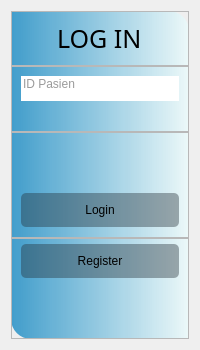
         <widget class="QWidget" name="login_page">
          <property name="maximumSize">
           <size>
            <width>16777215</width>
            <height>16777215</height>
           </size>
          </property>
          <property name="layoutDirection">
           <enum>Qt::RightToLeft</enum>
          </property>
          <property name="styleSheet">
           <string notr="true">#frame_login_main
{
	background-color: qlineargradient(spread:pad, x1:0, y1:0, x2:1, y2:0, stop:0 rgba(50, 150,200, 235), stop:1 rgba(235, 255, 255, 155));
	border-top-right-radius: 20px;
	border-bottom-left-radius: 20px;
}

#frame_login_blogin QPushButton{
padding: 10px;
border-radius: 5px;
background-color: rgba(33, 43, 51, 100);
}

#frame_login_bregister QPushButton{
padding: 10px;
border-radius: 5px;
background-color: rgba(33, 43, 51, 100);
}


#frame_login_blogin QPushButton:hover
{
	border-radius: 10px;
	background-color: rgb(120, 157, 186);
}

#frame_login_bregister QPushButton:hover
{
	border-radius: 10px;
	background-color: rgb(120, 157, 186);
}

#label_login_main
{
	font-size: 25px; 
}</string>
          </property>
          <layout class="QHBoxLayout" name="horizontalLayout_12">
           <property name="leftMargin">
            <number>11</number>
           </property>
           <property name="rightMargin">
            <number>11</number>
           </property>
           <item>
            <widget class="QFrame" name="frame_login_main">
             <property name="minimumSize">
              <size>
               <width>0</width>
               <height>0</height>
              </size>
             </property>
             <property name="maximumSize">
              <size>
               <width>400</width>
               <height>500</height>
              </size>
             </property>
             <property name="styleSheet">
              <string notr="true"/>
             </property>
             <property name="frameShape">
              <enum>QFrame::StyledPanel</enum>
             </property>
             <property name="frameShadow">
              <enum>QFrame::Raised</enum>
             </property>
             <layout class="QVBoxLayout" name="verticalLayout_4">
              <property name="spacing">
               <number>0</number>
              </property>
              <property name="leftMargin">
               <number>0</number>
              </property>
              <property name="topMargin">
               <number>0</number>
              </property>
              <property name="rightMargin">
               <number>0</number>
              </property>
              <property name="bottomMargin">
               <number>0</number>
              </property>
              <item>
               <widget class="QFrame" name="frame_login_label">
                <property name="frameShape">
                 <enum>QFrame::StyledPanel</enum>
                </property>
                <property name="frameShadow">
                 <enum>QFrame::Raised</enum>
                </property>
                <layout class="QVBoxLayout" name="verticalLayout_5">
                 <item alignment="Qt::AlignHCenter">
                  <widget class="QLabel" name="label_login_main">
                   <property name="font">
                    <font>
                     <family>Trebuchet MS</family>
                     <pointsize>-1</pointsize>
                    </font>
                   </property>
                   <property name="text">
                    <string>LOG IN</string>
                   </property>
                  </widget>
                 </item>
                </layout>
               </widget>
              </item>
              <item alignment="Qt::AlignBottom">
               <widget class="QFrame" name="frame_login_edit">
                <property name="frameShape">
                 <enum>QFrame::StyledPanel</enum>
                </property>
                <property name="frameShadow">
                 <enum>QFrame::Raised</enum>
                </property>
                <layout class="QHBoxLayout" name="horizontalLayout_2">
                 <property name="bottomMargin">
                  <number>30</number>
                 </property>
                 <item>
                  <widget class="QLineEdit" name="edit_login_id_2">
                   <property name="maximumSize">
                    <size>
                     <width>250</width>
                     <height>16777215</height>
                    </size>
                   </property>
                   <property name="styleSheet">
                    <string notr="true">border:none;
border-bottom:2px solid rgba(255, 255, 255, 155);

color:rgba(50,50,50,250);
padding-bottom:7px;</string>
                   </property>
                   <property name="placeholderText">
                    <string>ID Pasien</string>
                   </property>
                  </widget>
                 </item>
                </layout>
               </widget>
              </item>
              <item alignment="Qt::AlignBottom">
               <widget class="QFrame" name="frame_login_blogin">
                <property name="frameShape">
                 <enum>QFrame::StyledPanel</enum>
                </property>
                <property name="frameShadow">
                 <enum>QFrame::Raised</enum>
                </property>
                <layout class="QHBoxLayout" name="horizontalLayout_4">
                 <property name="topMargin">
                  <number>60</number>
                 </property>
                 <property name="bottomMargin">
                  <number>10</number>
                 </property>
                 <item>
                  <widget class="QPushButton" name="pushButton">
                   <property name="maximumSize">
                    <size>
                     <width>200</width>
                     <height>16777215</height>
                    </size>
                   </property>
                   <property name="text">
                    <string>Login</string>
                   </property>
                  </widget>
                 </item>
                </layout>
               </widget>
              </item>
              <item alignment="Qt::AlignTop">
               <widget class="QFrame" name="frame_login_bregister">
                <property name="frameShape">
                 <enum>QFrame::StyledPanel</enum>
                </property>
                <property name="frameShadow">
                 <enum>QFrame::Raised</enum>
                </property>
                <layout class="QHBoxLayout" name="horizontalLayout_3">
                 <property name="spacing">
                  <number>0</number>
                 </property>
                 <property name="topMargin">
                  <number>5</number>
                 </property>
                 <property name="bottomMargin">
                  <number>60</number>
                 </property>
                 <item>
                  <widget class="QPushButton" name="button_login_sign">
                   <property name="maximumSize">
                    <size>
                     <width>200</width>
                     <height>16777215</height>
                    </size>
                   </property>
                   <property name="text">
                    <string>Register</string>
                   </property>
                  </widget>
                 </item>
                </layout>
               </widget>
              </item>
             </layout>
            </widget>
           </item>
          </layout>
         </widget>
